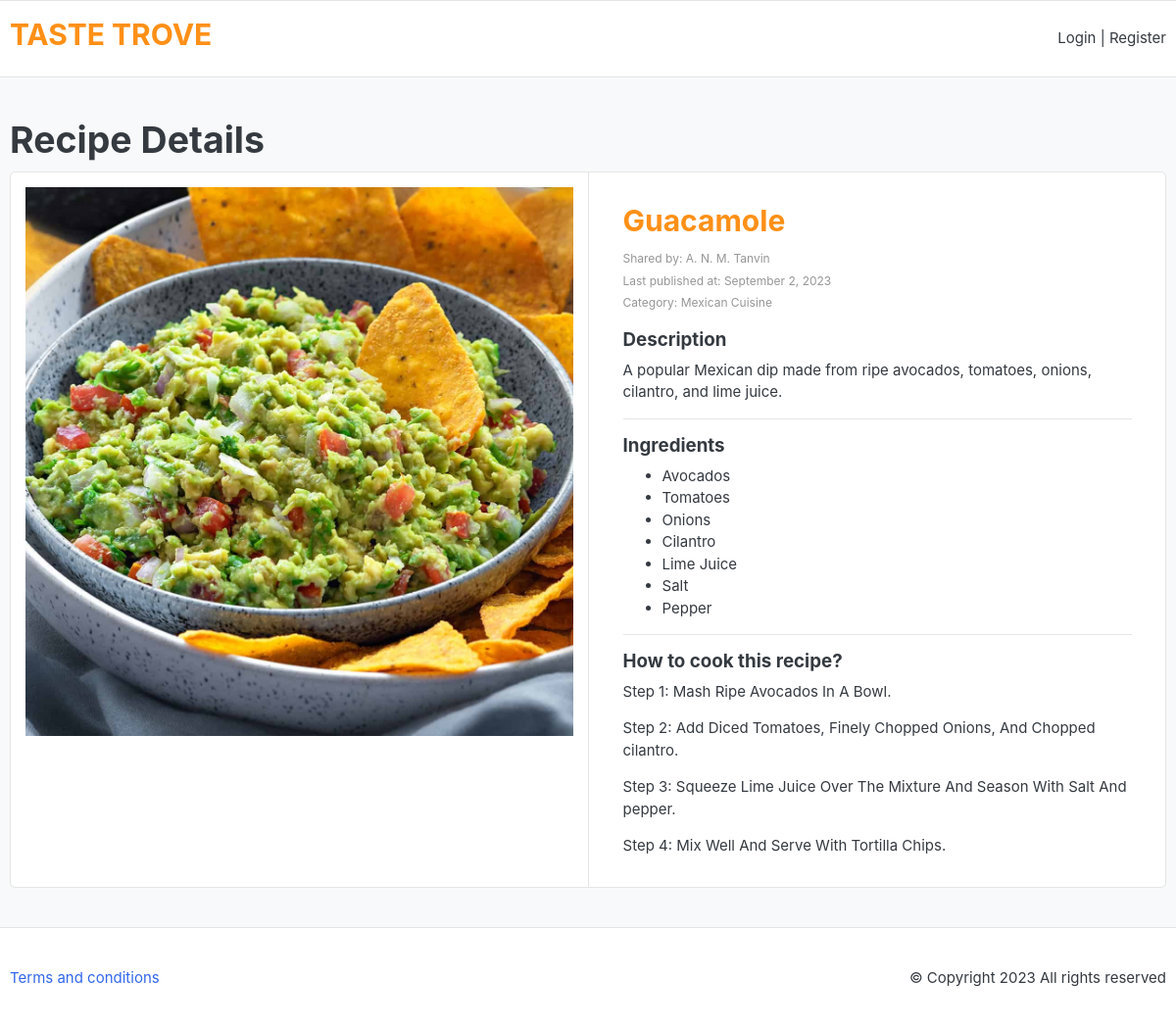
The app's page /recipe/recipe-details/mexican-cuisine/guacamole/ with its own data.
### recipe/models.py (models this page shows, shortened)
class Recipe(models.Model):
    recipe_name = models.CharField(max_length=100, unique=True)
    slug = models.SlugField(max_length=200, unique=True)
    descriptions = models.TextField(blank=True)
    image = models.ImageField(upload_to="photos/recipe")
    category = models.ForeignKey(Category, on_delete=models.CASCADE)
    created_date = models.DateTimeField(auto_now_add=True)
    updated_date = models.DateTimeField(auto_now=True)
    created_by = models.ForeignKey(User, on_delete=models.CASCADE)

class Ingredient(models.Model):
    ingredient = models.CharField(max_length=200)
    recipe = models.ForeignKey(Recipe, on_delete=models.CASCADE)
    class Meta:
        constraints = [
            UniqueConstraint(
                fields=['ingredient', 'recipe'],
                name='unique_ingredient_in_recipe'
            )
        ]

class Instruction(models.Model):
    step_no = models.IntegerField()
    instruction = models.CharField(max_length=300)
    recipe = models.ForeignKey(Recipe, on_delete=models.CASCADE)
    class Meta:
        constraints = [
            UniqueConstraint(
                fields=['step_no', 'instruction', 'recipe'],
                name='unique_instruction_in_recipe'
            )
        ]

### category/models.py (models this page shows, shortened)
class Category(models.Model):
    category_name = models.CharField(max_length=50, unique=True)
    slug = models.SlugField(max_length=200, unique=True)
    description = models.TextField(blank=True)

### recipe/views.py (the view)
# urls.py: path("recipe-details/<slug:category_slug>/<slug:recipe_slug>/", recipe_details, name="recipe_details"),
def recipe_details(request, category_slug, recipe_slug):
    recipe = None
    if category_slug and recipe_slug:
        recipe = get_object_or_404(
            Recipe.objects.select_related('category', 'created_by')
            .prefetch_related('ingredient_set', Prefetch('instruction_set', queryset=Instruction.objects.order_by('step_no'))),
            category__slug=category_slug,
            slug=recipe_slug
        )
    return render(request, 'recipe-details.html', {'recipe': recipe})

### recipe/templates/recipe-details.html (shortened to what this page needs)
{% extends 'base.html' %}
{% block body %}
<section class="section-content padding-y bg">
  <div class="container">
    <h1>Recipe Details</h1>
    <div class="card">
      {% if recipe %}
      <div class="row no-gutters">
        <aside class="col-md-6">
          <article class="gallery-wrap">
            <div class="img-big-wrap">
              <img src="{{recipe.image.url}}" style="object-fit: cover; width: 100%; height: 100%;" class="p-3" />
            </div>
          </article>
        </aside>
        <main class="col-md-6 border-left">
          <article class="content-body">
            <h2 class="title text-warning">{{recipe.recipe_name}}</h2>
            <div class="mb-3">
              <small class="text-muted">Shared by: {{recipe.created_by.first_name}}</small>
              <br>
              <small class="text-muted">Last published at: {{recipe.updated_date|date:"F j, Y"}}</small>
              <br>
              <small class="text-muted">Category: {{recipe.category.category_name}}</small>
            </div>
            <h5>Description</h5>
            <p>{{recipe.descriptions}}</p>
            <hr />
            <h5>Ingredients</h5>
            <ul>
              {% for ingredient in recipe.ingredient_set.all %}
              <li>
                <p class="ingredients-text">{{ingredient.ingredient}}</p>
              </li>
              {% endfor %}
            </ul>
            <hr />
            <h5>How to cook this recipe?</h5>
              {% for instruction in recipe.instruction_set.all %}
              <p class="ingredients-text"><span class="text-bold">Step {{instruction.step_no}}:</span> {{instruction.instruction}}</p>
              {% endfor %}
          </article>
        </main>
      </div>
      {% else %}
      <h3 class="text-danger">Recipe not available</h3>
      {% endif %}
    </div>
  </div>
</section>
{% endblock %}

### static/css/ui.css (style rules this page uses)
html { font-family: "Inter", sans-serif; font-size: 15px; }
.content-body { flex: 1 1 auto; padding: 2rem 2.3rem; }
.padding-y { padding-top: 40px; padding-bottom: 40px; }
article:after, .form-group:after { display: block; clear: both; content: ""; }
.bg { background-color: #f8f9fa; }
p:last-child { margin-bottom: 0; }
.gallery-wrap .img-big-wrap { margin-bottom: 10px; border-radius: 0.37rem; overflow: hidden; background-color: #fff; }
.gallery-wrap .img-big-wrap img { height: 450px; width: auto; display: inline-block; }

### recipe/templates/recipe-details.html (style rules this page uses)
.ingredients-text::first-letter, .ingredients-text::first-line { text-transform: capitalize; }

### records on screen
Recipe: image (picture), recipe_name "Guacamole", created_by.first_name "A. N. M. Tanvin", updated_date "September 2, 2023", category.category_name "Mexican Cuisine", descriptions "A popular Mexican dip made from ripe avocados, tomatoes, onions, cilantro, and lime juice."
Ingredient: ingredient "Avocados"
Ingredient: ingredient "tomatoes"
Ingredient: ingredient "Onions"
Ingredient: ingredient "Cilantro"
Ingredient: ingredient "lime juice"
Ingredient: ingredient "salt"
Ingredient: ingredient "pepper"
Instruction: step_no "1", instruction "Mash ripe avocados in a bowl."
Instruction: step_no "2", instruction "Add diced tomatoes, finely chopped onions, and chopped cilantro."
Instruction: step_no "3", instruction "Squeeze lime juice over the mixture and season with salt and pepper."
Instruction: step_no "4", instruction "Mix well and serve with tortilla chips."
